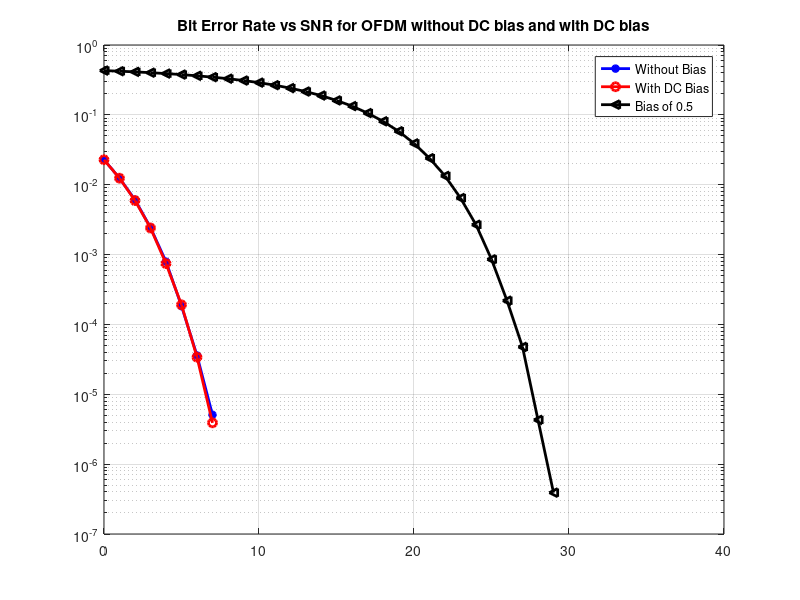

MATLAB code for this plot:
clear all;
close all;
clc;

OFDM_HS_BE=load('OFDM_norm_BER.mat','be');
OFDM_HS_SNR=load('OFDM_norm_SNR.mat','sn');
OFDM_juxt_BER=load('OFDM_DC_bias_BER.mat','be');
OFDM_juxt_SNR=load('OFDM_DC_bias_SNR.mat','sn');
OFDM_QPSK_BER=load('OFDM_05_BER.mat', 'be');
OFDM_QPSK_SNR=load('OFDM_05_SNR.mat', 'sn');
%OFDM_16QAM_BER=load('OFDM_16QAM_juxt.mat', 'BER');
%OFDM_16QAM_SNR=load('OFDM_16QAM_juxt.mat', 'SNRplot');


figure;

semilogy(OFDM_juxt_SNR.sn,OFDM_juxt_BER.be,'b-*','LineWidth',2,'DisplayName','Without Bias');
hold on;
semilogy(OFDM_HS_SNR.sn,OFDM_HS_BE.be,'r-o','LineWidth',2,'DisplayName','With DC Bias');
hold on;
semilogy(OFDM_QPSK_SNR.sn,OFDM_QPSK_BER.be,'k-<','LineWidth',2,'DisplayName','Bias of 0.5');
%grid on;
title ('Bit Error Rate vs SNR for OFDM without DC bias and with DC bias');
grid on;
legend;

